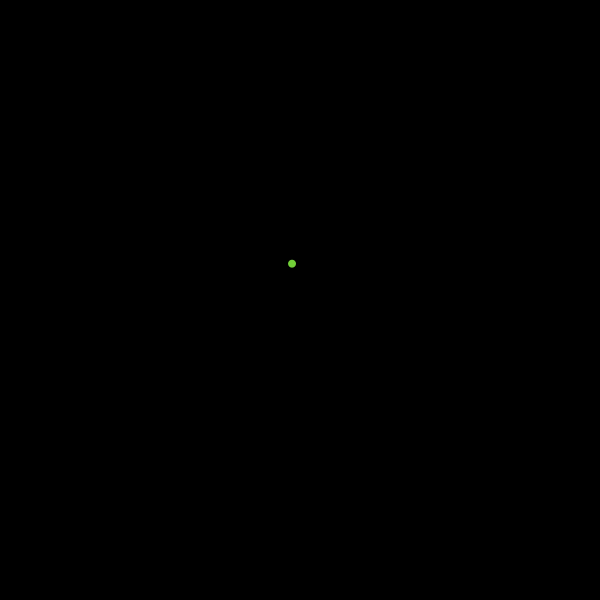
Frame 1 (no input)
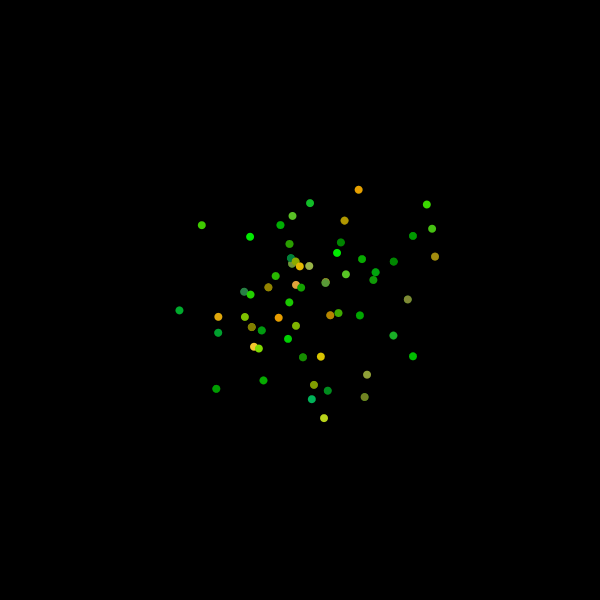
Frame 60 (the mouse pressed at the canvas centre just before this capture)
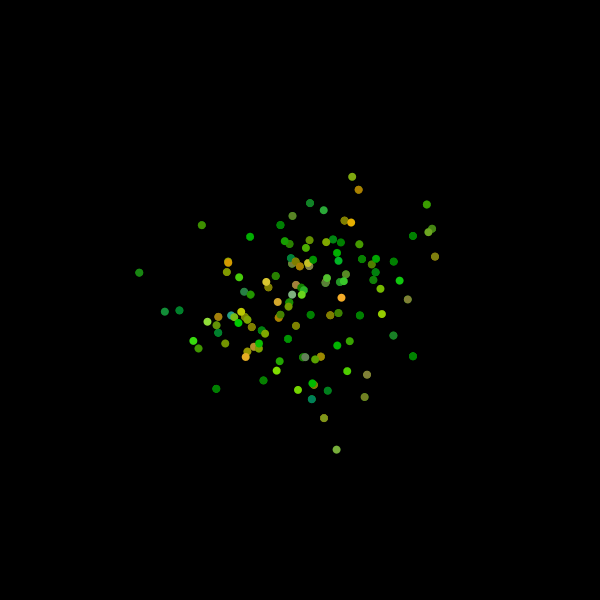
Frame 120 (the mouse held since frame 60 and released just before this capture)

The Processing sketch that drew these frames (run headless with seeded random() and noise(); from frame 60 on, the mouse is pressed at the canvas centre):

// Processing sketch: example_random_gaussian_2
// ── example_random_gaussian_2.pde
// The Nature of Code
// Daniel Shiffman
// http://natureofcode.com

void setup() {
  size(600,600);
  background(0);
}

void draw() {
  //create an alpha blended background
  fill(0,1);
  rect(0,0,width,height);

  //get 3 gaussian random numbers w/ mean of 0 and standard deviation of 1.0
  float r = randomGaussian();
  float g = randomGaussian();
  float b = randomGaussian();

  //define standard deviation and mean
  float sd = 100; float mean = 100;
  //scale by standard deviation and mean
  //also constrain to between (0,255) since we are dealing with color
  r = constrain((r * sd) + mean,0,255);

  //repeat for g & b
  sd = 20; mean = 200;
  g = constrain((g * sd) + mean,0,255);
  sd = 50; mean = 0;
  b = constrain((b * sd) + mean,0,255);

  //get more gaussian numbers, this time for location
  float xloc = randomGaussian();
  float yloc = randomGaussian();
  sd = width/10;
  mean = width/2;
  xloc = ( xloc * sd ) + mean;
  yloc = ( yloc * sd ) + mean;

  //draw an ellipse with gaussian generated color and location
  noStroke();
  fill(r,g,b);
  ellipse(xloc,yloc,8,8);
}
